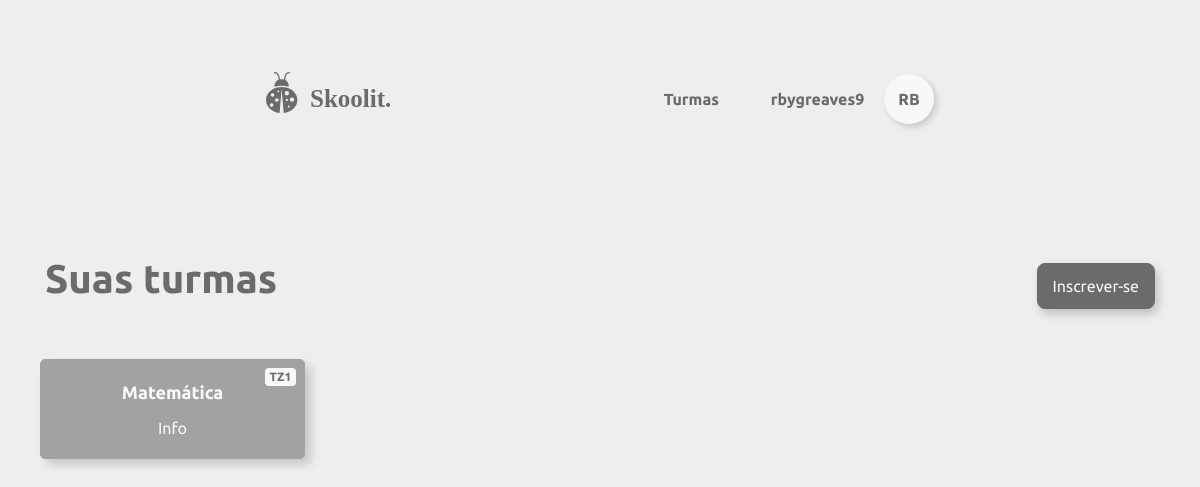
/home (signed in), run on the app's committed database.
### skoolit/models/usuario.py (models this page shows, shortened)
class Usuario(UserMixin,db.Model):
	__tablename__ = 'usuarios'
	id = db.Column(db.Integer, primary_key=True)
	email = db.Column(db.String, nullable=False)
	papel = db.Column(db.String)
	nome = db.Column(db.String, nullable=False)
	hashSenha = db.Column(db.String, nullable=False)
	__mapper_args__ = {
		'polymorphic_identity':'usuario',
		'polymorphic_on':papel
    }
	def dbGetUser(id):
		return Usuario.query.filter_by(id=id).first_or_404()

### skoolit/models/turma.py (models this page shows, shortened)
class Turma(db.Model):
	__tablename__ = 'turmas'
	id = db.Column(db.Integer, primary_key=True)
	titulo = db.Column(db.String, nullable=False)
	materia_id = db.Column(db.Integer, db.ForeignKey('materias.id'), nullable=False)
	materia = db.relationship('Materia', back_populates='turmas')
	professores = db.relationship('Professor', secondary='turma_professor', lazy='subquery',
        backref=db.backref('turmas', lazy=True))
	postagens = db.relationship('Postagem', backref='turma')
	modulos = db.relationship('Modulo', backref='turma')
	alunos = db.relationship('Aluno', secondary='turma_alunos', lazy='subquery',
        backref=db.backref('turmas', lazy=True))

### skoolit/models/materia.py (models this page shows, shortened)
class Materia(db.Model):
	__tablename__ = 'materias'
	id = db.Column(db.Integer, primary_key=True)
	nome = db.Column(db.String, nullable=False)
	turmas = db.relationship('Turma', back_populates='materia')

### skoolit/views/home.py (the view)
@app.route('/home')
@login_required
def home():
	if current_user.papel == 'adm':
		return render_template('home.html') 	#Home do admin
	elif current_user.papel == 'prof':
		return render_template('usuarios/home_prof.html',
								turmas = current_user.turmas)		#Home do prof
	elif current_user.papel == 'al':
		return render_template('usuarios/home_aluno.html',
								turmas = current_user.turmas)
	else:
		print('Papel de usuário não encontrado!')
		return 404

### skoolit/views/auth.py (called while the page is built)
@loginManager.user_loader
def load_user(id):
    return Usuario.dbGetUser(id)

### skoolit/templates/usuarios/home_prof.html (shortened to what this page needs)
{% extends "navfoot.html" %}
{% block style %}
    <link rel="stylesheet" href="{{ url_for('static', filename='turmas/listar_turmas.css') }}">
{% endblock %}
{% block content %}
<div class="container conteudo">
	<div class="d-flex justify-content-between mb-5">
		<h1 class="bold">Suas turmas</h1>
		<div class="mt-2">
			<a href="{{url_for('turmas.adicionar_professor', id=current_user.id)}}"
				class="btn" role="button">
				Inscrever-se
			</a>
		</div>
	</div>
	<div class="row">
		{% for turma in turmas %}
			<div class="card turma">
				<div class="badge">
					{{turma.titulo[:3]|upper}}
				</div>
				<div class="card-body">
					<h5 class="card-title text-center">
						<a class="turma-nome" href="{{url_for('turmas.listar', id=turma.id)}}">{{turma.materia.nome}}</a>
					</h5>
					<div class="text-center">
						<a href="{{url_for('turmas.listar', id=turma.id)}}" class="card-link">Info</a>
					</div>
				</div>
			</div>
		{% endfor %}
	</div>
</div>
{% endblock %}

### skoolit/templates/navfoot.html (shortened to what this page needs)
{% extends "base.html" %}
{% block navbar %}
<div class="navbar d-flex justify-content-between">
	{% if current_user.is_anonymous %}
		<a href="{{url_for('landing')}}"><img src="{{ url_for('static', filename='logo.svg') }}" alt="logo"></a>
	{% else %}
		<a href="{{url_for('home')}}"><img src="{{ url_for('static', filename='logo.svg') }}" alt="logo"></a>
	{% endif %}
	<div class="mt-3">
		{% if request.path != '/' and request.path != '/pagina_inicial' %}
			<div class="d-inline-block">
				{% if current_user.papel == "adm" %}
				<a class="navbar-btn mr-3" role="button" href="{{url_for('usuarios.listar')}}"><b>Usuarios</b></a>
				<a class="navbar-btn mr-3" role="button" href="{{url_for('materias.listar')}}"><b>Materias</b></a>
				<a class="navbar-btn mr-5" role="button" href="{{url_for('turmas.listar')}}"><b>Turmas</b></a>
				{% else %}
				<a class="navbar-btn mr-5" role="button" href="{{url_for('home')}}"><b>Turmas</b></a>
				{% endif %}
			</div>
		{% endif %}
		{% if current_user.is_anonymous %}
			{% if request.path != '/pagina_inicial' and request.path != '/' %}
				<a class="navbar-btn mr-3" href="{{url_for('auth.login')}}"><b>Fazer login</b></a>
			{% endif %}
		{% else %}
			<div  class="dropdown show d-inline-block">
				<p class="mr-3 d-inline-block"><b>{{ current_user.nome }}</b></p>
				<a class="perfil-menu" href="#" role="button" id="dropdownMenuLink" data-toggle="dropdown" aria-haspopup="true" aria-expanded="false">
					<div class="perfil-circulo rounded-circle text-center">
						<b>{{ current_user.nome[0:2].upper()}}</b>
					</div>
				</a>
			</div>
		{% endif %}
	</div>
</div>
{% endblock %}

### skoolit/static/geral.css (style rules this page uses)
html { --background: #EFEEEE; --background-card: #A2A2A2; --white: #F8F8F8 !important; --accent: #6B6B6B; --accent-hover: #585858; --font: #6B6B6B; }
body { background-color: var(--background); }
* { font-family: 'Ubuntu', sans-serif; color: var(--font); }
.container.conteudo { margin-top: 120px; }
.btn { background-color: var(--accent) !important; border-color: var(--accent) !important; color: var(--white); border-radius: 8px; padding: 10px 15px; box-shadow: 3px 5px 10px rgba(0, 0, 0, .2); outline: none !important; }
.bold { font-weight: bold; }

### skoolit/static/navfoot.css (style rules this page uses)
.navbar { margin-left: 250px; margin-right: 250px; margin-top: 50px }
a.perfil-menu, a.opcao-menu, a.navbar-btn, a.opcao-menu:active { color: inherit; text-decoration: none; outline: none; }
.dropdown a { background-color: var(--white) transparent !important; }
.perfil-circulo { width: 50px; height: 50px; background-color: var(--white); box-shadow: 3px 3px 6px rgba(0, 0, 0, .16); display: inline-flex; align-items: center; justify-content: center; }

### skoolit/static/turmas/listar_turmas.css (style rules this page uses)
.turma-nome { font-size: 18px; font-weight: bold; }
.badge { background-color: var(--white); color: var(--font); position: absolute; right: 0; margin: 8px 8px; }
.card.turma { background-color: var(--background-card); border-color: var(--background-card); border-radius: 5px; margin: 0px 10px 30px 10px; height: 100px; width: 265px; box-shadow: 6px 6px 10px rgba(0, 0, 0, 0.16); }
.card.turma a { color: var(--white); text-decoration: none; }

### data on the page
Usuario: nome "rbygreaves9", nome "RB"
Turma: titulo "TZ1", materia.nome "Matemática"
